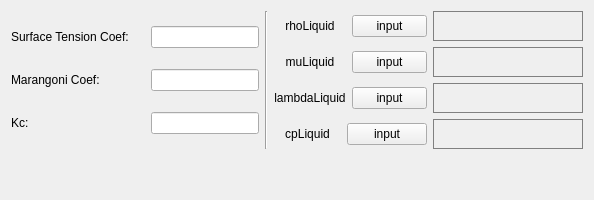
             <widget class="QWidget" name="tab_Liquid">
              <attribute name="title">
               <string>Liquid</string>
              </attribute>
              <layout class="QVBoxLayout" name="verticalLayout_16">
               <item>
                <layout class="QVBoxLayout" name="verticalLayout_12">
                 <item>
                  <layout class="QHBoxLayout" name="horizontalLayout_27">
                   <item>
                    <layout class="QVBoxLayout" name="verticalLayout_9">
                     <item>
                      <layout class="QHBoxLayout" name="horizontalLayout_16">
                       <property name="spacing">
                        <number>0</number>
                       </property>
                       <item>
                        <widget class="QLabel" name="label_z_15">
                         <property name="minimumSize">
                          <size>
                           <width>140</width>
                           <height>0</height>
                          </size>
                         </property>
                         <property name="maximumSize">
                          <size>
                           <width>140</width>
                           <height>16777215</height>
                          </size>
                         </property>
                         <property name="styleSheet">
                          <string notr="true">font: 10pt &quot;Microsoft YaHei UI&quot;;</string>
                         </property>
                         <property name="text">
                          <string>Surface Tension Coef:</string>
                         </property>
                        </widget>
                       </item>
                       <item>
                        <widget class="QLineEdit" name="lineEdit_surface_tension_coefficient">
                         <property name="sizePolicy">
                          <sizepolicy hsizetype="Fixed" vsizetype="Fixed">
                           <horstretch>0</horstretch>
                           <verstretch>0</verstretch>
                          </sizepolicy>
                         </property>
                         <property name="minimumSize">
                          <size>
                           <width>100</width>
                           <height>0</height>
                          </size>
                         </property>
                        </widget>
                       </item>
                      </layout>
                     </item>
                     <item>
                      <layout class="QHBoxLayout" name="horizontalLayout_12">
                       <property name="spacing">
                        <number>0</number>
                       </property>
                       <item>
                        <widget class="QLabel" name="label_z_8">
                         <property name="minimumSize">
                          <size>
                           <width>140</width>
                           <height>0</height>
                          </size>
                         </property>
                         <property name="maximumSize">
                          <size>
                           <width>140</width>
                           <height>16777215</height>
                          </size>
                         </property>
                         <property name="styleSheet">
                          <string notr="true">font: 10pt &quot;Microsoft YaHei UI&quot;;</string>
                         </property>
                         <property name="text">
                          <string>Marangoni Coef:</string>
                         </property>
                        </widget>
                       </item>
                       <item>
                        <widget class="QLineEdit" name="lineEdit_Marangoni_coefficient">
                         <property name="sizePolicy">
                          <sizepolicy hsizetype="Fixed" vsizetype="Fixed">
                           <horstretch>0</horstretch>
                           <verstretch>0</verstretch>
                          </sizepolicy>
                         </property>
                         <property name="minimumSize">
                          <size>
                           <width>100</width>
                           <height>0</height>
                          </size>
                         </property>
                        </widget>
                       </item>
                      </layout>
                     </item>
                     <item>
                      <layout class="QHBoxLayout" name="horizontalLayout_14">
                       <property name="spacing">
                        <number>0</number>
                       </property>
                       <item>
                        <widget class="QLabel" name="label_z_10">
                         <property name="minimumSize">
                          <size>
                           <width>140</width>
                           <height>0</height>
                          </size>
                         </property>
                         <property name="maximumSize">
                          <size>
                           <width>140</width>
                           <height>16777215</height>
                          </size>
                         </property>
                         <property name="styleSheet">
                          <string notr="true">font: 10pt &quot;Microsoft YaHei UI&quot;;</string>
                         </property>
                         <property name="text">
                          <string>Kc:</string>
                         </property>
                        </widget>
                       </item>
                       <item>
                        <widget class="QLineEdit" name="lineEdit_permeability_coefficient">
                         <property name="sizePolicy">
                          <sizepolicy hsizetype="Fixed" vsizetype="Fixed">
                           <horstretch>0</horstretch>
                           <verstretch>0</verstretch>
                          </sizepolicy>
                         </property>
                         <property name="minimumSize">
                          <size>
                           <width>100</width>
                           <height>0</height>
                          </size>
                         </property>
                        </widget>
                       </item>
                      </layout>
                     </item>
                    </layout>
                   </item>
                   <item>
                    <widget class="Line" name="line_11">
                     <property name="orientation">
                      <enum>Qt::Vertical</enum>
                     </property>
                    </widget>
                   </item>
                   <item>
                    <layout class="QVBoxLayout" name="verticalLayout_7">
                     <item>
                      <layout class="QHBoxLayout" name="horizontalLayout_11">
                       <item>
                        <widget class="QLabel" name="label_z_11">
                         <property name="styleSheet">
                          <string notr="true">font: 10pt &quot;Microsoft YaHei UI&quot;;</string>
                         </property>
                         <property name="text">
                          <string>rhoLiquid</string>
                         </property>
                         <property name="alignment">
                          <set>Qt::AlignCenter</set>
                         </property>
                        </widget>
                       </item>
                       <item>
                        <widget class="QPushButton" name="pushButton_fluid_density">
                         <property name="minimumSize">
                          <size>
                           <width>75</width>
                           <height>0</height>
                          </size>
                         </property>
                         <property name="maximumSize">
                          <size>
                           <width>75</width>
                           <height>16777215</height>
                          </size>
                         </property>
                         <property name="text">
                          <string>input</string>
                         </property>
                        </widget>
                       </item>
                       <item>
                        <widget class="QLabel" name="label_fluid_density">
                         <property name="sizePolicy">
                          <sizepolicy hsizetype="Fixed" vsizetype="Fixed">
                           <horstretch>0</horstretch>
                           <verstretch>0</verstretch>
                          </sizepolicy>
                         </property>
                         <property name="minimumSize">
                          <size>
                           <width>150</width>
                           <height>30</height>
                          </size>
                         </property>
                         <property name="styleSheet">
                          <string notr="true">border:1px solid gray;</string>
                         </property>
                         <property name="text">
                          <string/>
                         </property>
                        </widget>
                       </item>
                      </layout>
                     </item>
                     <item>
                      <layout class="QHBoxLayout" name="horizontalLayout_15">
                       <item>
                        <widget class="QLabel" name="label_z_12">
                         <property name="styleSheet">
                          <string notr="true">font: 10pt &quot;Microsoft YaHei UI&quot;;</string>
                         </property>
                         <property name="text">
                          <string>muLiquid</string>
                         </property>
                         <property name="alignment">
                          <set>Qt::AlignCenter</set>
                         </property>
                        </widget>
                       </item>
                       <item>
                        <widget class="QPushButton" name="pushButton_dynamic_viscosity">
                         <property name="minimumSize">
                          <size>
                           <width>75</width>
                           <height>0</height>
                          </size>
                         </property>
                         <property name="maximumSize">
                          <size>
                           <width>75</width>
                           <height>16777215</height>
                          </size>
                         </property>
                         <property name="text">
                          <string>input</string>
                         </property>
                        </widget>
                       </item>
                       <item>
                        <widget class="QLabel" name="label_dynamic_viscosity">
                         <property name="sizePolicy">
                          <sizepolicy hsizetype="Fixed" vsizetype="Fixed">
                           <horstretch>0</horstretch>
                           <verstretch>0</verstretch>
                          </sizepolicy>
                         </property>
                         <property name="minimumSize">
                          <size>
                           <width>150</width>
                           <height>30</height>
                          </size>
                         </property>
                         <property name="styleSheet">
                          <string notr="true">border:1px solid gray;</string>
                         </property>
                         <property name="text">
                          <string/>
                         </property>
                        </widget>
                       </item>
                      </layout>
                     </item>
                     <item>
                      <layout class="QHBoxLayout" name="horizontalLayout_17">
                       <item>
                        <widget class="QLabel" name="label_z_14">
                         <property name="styleSheet">
                          <string notr="true">font: 10pt &quot;Microsoft YaHei UI&quot;;</string>
                         </property>
                         <property name="text">
                          <string>lambdaLiquid</string>
                         </property>
                         <property name="alignment">
                          <set>Qt::AlignCenter</set>
                         </property>
                        </widget>
                       </item>
                       <item>
                        <widget class="QPushButton" name="pushbutton_thermal_conductivity">
                         <property name="minimumSize">
                          <size>
                           <width>75</width>
                           <height>0</height>
                          </size>
                         </property>
                         <property name="maximumSize">
                          <size>
                           <width>75</width>
                           <height>16777215</height>
                          </size>
                         </property>
                         <property name="text">
                          <string>input</string>
                         </property>
                        </widget>
                       </item>
                       <item>
                        <widget class="QLabel" name="label_thermal_conductivity">
                         <property name="sizePolicy">
                          <sizepolicy hsizetype="Fixed" vsizetype="Fixed">
                           <horstretch>0</horstretch>
                           <verstretch>0</verstretch>
                          </sizepolicy>
                         </property>
                         <property name="minimumSize">
                          <size>
                           <width>150</width>
                           <height>30</height>
                          </size>
                         </property>
                         <property name="styleSheet">
                          <string notr="true">border:1px solid gray;</string>
                         </property>
                         <property name="text">
                          <string/>
                         </property>
                        </widget>
                       </item>
                      </layout>
                     </item>
                     <item>
                      <layout class="QHBoxLayout" name="horizontalLayout_26">
                       <item>
                        <widget class="QLabel" name="label_z_13">
                         <property name="styleSheet">
                          <string notr="true">font: 10pt &quot;Microsoft YaHei UI&quot;;</string>
                         </property>
                         <property name="text">
                          <string>cpLiquid</string>
                         </property>
                         <property name="alignment">
                          <set>Qt::AlignCenter</set>
                         </property>
                        </widget>
                       </item>
                       <item>
                        <widget class="QPushButton" name="pushButton_specific_heat">
                         <property name="sizePolicy">
                          <sizepolicy hsizetype="Fixed" vsizetype="Fixed">
                           <horstretch>0</horstretch>
                           <verstretch>0</verstretch>
                          </sizepolicy>
                         </property>
                         <property name="text">
                          <string>input</string>
                         </property>
                        </widget>
                       </item>
                       <item>
                        <widget class="QLabel" name="label_specific_heat">
                         <property name="sizePolicy">
                          <sizepolicy hsizetype="Fixed" vsizetype="Fixed">
                           <horstretch>0</horstretch>
                           <verstretch>0</verstretch>
                          </sizepolicy>
                         </property>
                         <property name="minimumSize">
                          <size>
                           <width>150</width>
                           <height>30</height>
                          </size>
                         </property>
                         <property name="styleSheet">
                          <string notr="true">border:1px solid gray;</string>
                         </property>
                         <property name="text">
                          <string/>
                         </property>
                        </widget>
                       </item>
                      </layout>
                     </item>
                    </layout>
                   </item>
                  </layout>
                 </item>
                 <item>
                  <layout class="QHBoxLayout" name="horizontalLayout_28">
                   <item>
                    <spacer name="verticalSpacer_3">
                     <property name="orientation">
                      <enum>Qt::Vertical</enum>
                     </property>
                     <property name="sizeHint" stdset="0">
                      <size>
                       <width>20</width>
                       <height>40</height>
                      </size>
                     </property>
                    </spacer>
                   </item>
                  </layout>
                 </item>
                </layout>
               </item>
              </layout>
             </widget>
